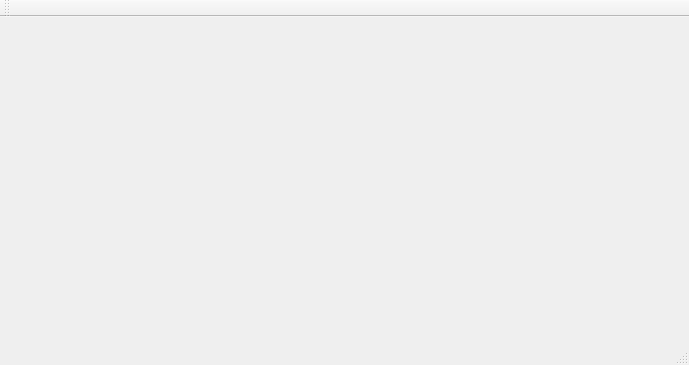
<?xml version="1.0" encoding="UTF-8"?>
<ui version="4.0">
 <class>MainWindow</class>
 <widget class="QMainWindow" name="MainWindow">
  <property name="geometry">
   <rect>
    <x>0</x>
    <y>0</y>
    <width>689</width>
    <height>365</height>
   </rect>
  </property>
  <property name="windowTitle">
   <string>MainWindow</string>
  </property>
  <widget class="QWidget" name="centralWidget"/>
  <widget class="QMenuBar" name="menuBar">
   <property name="geometry">
    <rect>
     <x>0</x>
     <y>0</y>
     <width>689</width>
     <height>21</height>
    </rect>
   </property>
  </widget>
  <widget class="QToolBar" name="mainToolBar">
   <attribute name="toolBarArea">
    <enum>TopToolBarArea</enum>
   </attribute>
   <attribute name="toolBarBreak">
    <bool>false</bool>
   </attribute>
  </widget>
  <widget class="QStatusBar" name="statusBar"/>
 </widget>
 <layoutdefault spacing="6" margin="11"/>
 <resources/>
 <connections/>
</ui>
